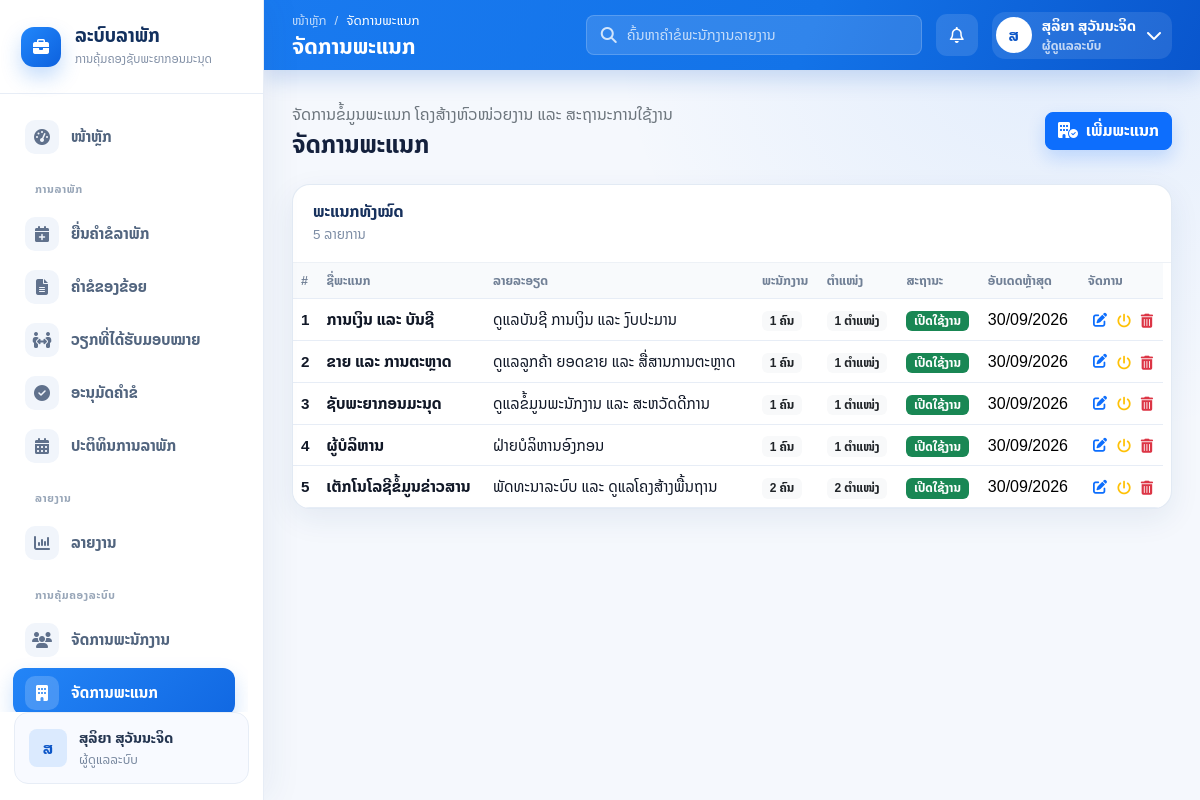
Screenshot of /departments.php (signed in) with the database file from the repository.
### tables this page shows
CREATE TABLE departments (
  id BIGINT UNSIGNED AUTO_INCREMENT PRIMARY KEY,
  name VARCHAR(150) NOT NULL,
  description TEXT NULL,
  status ENUM('active', 'inactive') NOT NULL DEFAULT 'active',
  created_at TIMESTAMP NOT NULL DEFAULT CURRENT_TIMESTAMP,
  updated_at TIMESTAMP NOT NULL DEFAULT CURRENT_TIMESTAMP ON UPDATE CURRENT_TIMESTAMP,
  UNIQUE KEY uq_departments_name (name),
  KEY idx_departments_status (status)
);

### public/_auth.php (called while the page is built, shortened)
<?php
if (!function_exists('h')) {
    function h(?string $value): string
    {
        return htmlspecialchars((string) $value, ENT_QUOTES, 'UTF-8');
    }
}
if (!function_exists('laoDate')) {
    function laoDate(?string $date): string
    {
        return $date ? (new DateTimeImmutable($date))->format('d/m/Y') : '-';
    }
}
if (!function_exists('thaiDate')) {
    function thaiDate(?string $date): string
    {
        return laoDate($date);
    }
}

### public/departments.php (the view, shortened to what this page needs)
<?php
require __DIR__ . '/_auth.php';
$departmentsStmt = $pdo->prepare(
    'SELECT d.id, d.name, d.description, d.status, d.updated_at,
            (SELECT COUNT(*) FROM users u WHERE u.department_id = d.id) AS users_count,
            (SELECT COUNT(*) FROM positions p WHERE p.department_id = d.id) AS positions_count
     FROM departments d
     ORDER BY d.name'
);
$departmentsStmt->execute();
$departments = $departmentsStmt->fetchAll();
require __DIR__ . '/../views/layouts/header.php';
require __DIR__ . '/../views/layouts/sidebar.php';
?>
<div class="app-main-wrapper">
    <?php require __DIR__ . '/../views/layouts/topbar.php'; ?>
    <main class="app-content">
        <div class="d-flex flex-wrap justify-content-between align-items-center gap-3 mb-4">
            <div>
                <p class="text-secondary mb-1">ຈັດການຂໍ້ມູນພະແນກ ໂຄງສ້າງຫົວໜ່ວຍງານ ແລະ ສະຖານະການໃຊ້ງານ</p>
                <h2 class="h4 fw-bold mb-0">ຈັດການພະແນກ</h2>
            </div>
            <button class="btn btn-primary" type="button" data-bs-toggle="modal" data-bs-target="#departmentFormModal">
                <i class="fa-solid fa-building-circle-check me-2"></i>ເພີ່ມພະແນກ
            </button>
        </div>
        <section class="content-card employee-admin-card">
            <div class="card-toolbar">
                <div>
                    <h3 class="card-title">ພະແນກທັງໝົດ</h3>
                    <div class="card-subtitle"><?= h((string) count($departments)) ?> ລາຍການ</div>
                </div>
            </div>
            <div class="table-responsive">
                <table class="table align-middle app-data-table departments-table" data-datatable="true" data-page-size="10" data-search-placeholder="ຄົ້ນຫາຊື່ພະແນກ ຫຼື ລາຍລະອຽດ" data-empty-message="ຍັງບໍ່ມີຂໍ້ມູນພະແນກ">
                    <thead>
                        <tr>
                            <th>#</th>
                            <th>ຊື່ພະແນກ</th>
                            <th>ລາຍລະອຽດ</th>
                            <th>ພະນັກງານ</th>
                            <th>ຕຳແໜ່ງ</th>
                            <th>ສະຖານະ</th>
                            <th>ອັບເດດຫຼ້າສຸດ</th>
                            <th>ຈັດການ</th>
                        </tr>
                    </thead>
                    <tbody>
                        <?php foreach ($departments as $index => $department): ?>
                            <tr>
                                <td><span class="employee-code"><?= h((string) ($index + 1)) ?></span></td>
                                <td>
                                    <div class="employee-meta">
                                        <strong><?= h($department['name']) ?></strong>
                                    </div>
                                </td>
                                <td><span class="employee-position"><?= h((string) ($department['description'] ?: '-')) ?></span></td>
                                <td><span class="badge text-bg-light text-dark"><?= h((string) $department['users_count']) ?> ຄົນ</span></td>
                                <td><span class="badge text-bg-light text-dark"><?= h((string) $department['positions_count']) ?> ຕຳແໜ່ງ</span></td>
                                <td><span class="badge text-bg-<?= $department['status'] === 'active' ? 'success' : 'secondary' ?>"><?= $department['status'] === 'active' ? 'ເປີດໃຊ້ງານ' : 'ປິດໃຊ້ງານ' ?></span></td>
                                <td><?= h(thaiDate((string) $department['updated_at'])) ?></td>
                                <td>
                                    <div class="approval-actions employee-actions">
                                        <button
                                            class="btn btn-sm btn-link text-primary employee-icon-btn js-edit-department"
                                            type="button"
                                            data-bs-toggle="modal"
                                            data-bs-target="#departmentFormModal"
                                            title="ແກ້ໄຂຂໍ້ມູນ"
                                            aria-label="ແກ້ໄຂຂໍ້ມູນ"
                                            data-id="<?= h((string) $department['id']) ?>"
                                            data-name="<?= h($department['name']) ?>"
                                            data-description="<?= h((string) ($department['description'] ?? '')) ?>"
                                            data-status="<?= h($department['status']) ?>"
                                        >
                                            <i class="fa-solid fa-pen-to-square"></i>
                                        </button>
                                        <form method="post" class="d-inline">
                                            <button
                                                class="btn btn-sm btn-link text-warning employee-icon-btn"
                                                type="submit"
                                                title="<?= $department['status'] === 'active' ? 'ປິດໃຊ້ງານ' : 'ເປີດໃຊ້ງານ' ?>"
                                                aria-label="<?= $department['status'] === 'active' ? 'ປິດໃຊ້ງານ' : 'ເປີດໃຊ້ງານ' ?>"
                                            >
                                                <i class="fa-solid fa-power-off"></i>
                                            </button>
                                        </form>
                                        <form method="post" class="d-inline" onsubmit="return confirm('ຢືນຢັນການລຶບພະແນກນີ້?');">
                                            <button
                                                class="btn btn-sm btn-link text-danger employee-icon-btn"
                                                type="submit"
                                                title="ລຶບຂໍ້ມູນ"
                                                aria-label="ລຶບຂໍ້ມູນ"
                                            >
                                                <i class="fa-solid fa-trash-can"></i>
                                            </button>
                                        </form>
                                    </div>
                                </td>
                            </tr>
                        <?php endforeach; ?>
                    </tbody>
                </table>
            </div>
        </section>
    </main>
</div>
<?php require __DIR__ . '/../views/layouts/footer.php'; ?>

### public/assets/css/style.css (style rules this page uses)
:root { --primary: #0d6efd; --primary-dark: #084298; --primary-soft: #e8f1ff; --success: #198754; --warning: #ffc107; --danger: #dc3545; --bg: #f4f7fb; --surface: #ffffff; --border: #e5eaf1; --text: #1f2937; --muted: #6b7280; --sidebar-width: 280px; --topbar-height: 76px; --shadow-sm: 0 8px 24px rgba(15, 23, 42, 0.06); --font-family-base: "Noto Sans Lao", "Phetsarath OT", sans-serif; --bs-font-sans-serif: var(--font-family-base); --bs-body-font-family: var(--font-family-base); }
* { box-sizing: border-box; }
html { font-family: var(--font-family-base); }
body { min-height: 100vh; margin: 0; color: var(--text); background: var(--bg); font-family: var(--font-family-base) !important; font-size: 16px; line-height: 1.55; letter-spacing: 0; text-rendering: optimizeLegibility; -webkit-font-smoothing: antialiased; -moz-osx-font-smoothing: grayscale; }
button, input, select, textarea, .btn, .form-control, .form-select, .dropdown-menu, .modal, .popover, .tooltip, .table, .pagination, .dataTable, .dt-container, .dt-container *, .dataTable, .dataTable *, .table, .table * { font-family: var(--font-family-base) !important; }
.fa, .fa-classic, .fa-sharp, .fas, .fa-solid { font-family: "Font Awesome 6 Free" !important; font-weight: 900; }
.btn, .form-control, .form-select, .input-group-text, .dropdown-item, .page-link { line-height: 1.45; }
.app-main-wrapper { min-height: 100vh; margin-left: var(--sidebar-width); }
.app-content { padding: 26px; }
.stat-card, .content-card { border: 1px solid var(--border); border-radius: 8px; background: var(--surface); box-shadow: var(--shadow-sm); }
.content-card { overflow: hidden; transition: transform 0.18s ease, box-shadow 0.18s ease, border-color 0.18s ease; }
.card-toolbar { min-height: 62px; display: flex; align-items: center; justify-content: space-between; gap: 12px; padding: 16px 18px; border-bottom: 1px solid var(--border); }
.card-title { margin: 0; font-size: 1rem; font-weight: 800; }
.card-subtitle { color: var(--muted); font-size: 0.84rem; }
.table { margin: 0; }
.table thead th { color: var(--muted); background: #f8fafc; border-bottom-color: var(--border); font-size: 0.78rem; font-weight: 800; text-transform: uppercase; }
.table tbody td { vertical-align: middle; border-color: var(--border); }
.app-data-table { width: 100% !important; }
.employee-admin-card .table-responsive { padding-right: 8px; }
.employee-code { display: inline-block; color: #111827; font-size: 0.95rem; font-weight: 800; letter-spacing: 0.01em; }
.employee-email, .employee-department, .employee-position { display: inline-block; color: #111827; line-height: 1.45; }
.employee-meta { min-width: 0; }
.employee-meta strong { margin-bottom: 2px; color: #111827; font-size: 0.98rem; line-height: 1.35; }
.employee-department, .employee-position { font-size: 0.94rem; }
.employee-actions { flex-wrap: nowrap; align-items: center; justify-content: flex-end; gap: 10px; white-space: nowrap; }
.employee-actions form { display: inline-flex; margin: 0; }
.employee-icon-btn { width: auto; min-width: 0; height: auto; display: inline-flex; align-items: center; justify-content: center; padding: 0.12rem; border: 0; border-radius: 0; font-size: 0.88rem; line-height: 1; box-shadow: none; text-decoration: none; transition: color 0.16s ease, transform 0.16s ease; }
.employee-actions .employee-icon-btn { flex: 0 0 auto; min-width: 0; }
.btn { border-radius: 8px; font-weight: 700; }
.btn-primary { box-shadow: 0 8px 18px rgba(13, 110, 253, 0.2); }
:root { --primary: #1677ee; --primary-dark: #0b55c7; --primary-soft: #eaf3ff; --bg: #f5f8fd; --surface: #ffffff; --border: #e7edf6; --text: #14213d; --muted: #718096; --sidebar-width: 264px; --topbar-height: 70px; --shadow-sm: 0 10px 30px rgba(31, 68, 120, 0.08); }
body { background: radial-gradient(circle at 88% 0%, rgba(29, 120, 242, 0.09), transparent 28rem), var(--bg); }
.app-content { max-width: 1750px; padding: 32px 28px 40px; }
.stat-card, .content-card { border: 1px solid rgba(223, 231, 243, 0.88); border-radius: 18px; box-shadow: var(--shadow-sm); }
.content-card { border-radius: 18px; }
.card-toolbar { min-height: 78px; padding: 17px 20px; border-bottom-color: #edf1f6; }
.card-title { color: #17315d; font-size: 1rem; }
.card-subtitle { margin-top: 2px; color: #7c8ca4; }
.approval-actions { display: flex; flex-wrap: wrap; justify-content: flex-end; gap: 6px; }

### rows the page displays
departments: name "ການເງິນ ແລະ ບັນຊີ", description "ດູແລບັນຊີ ການເງິນ ແລະ ງົບປະມານ", users_count "1", positions_count "1", status "ເປີດໃຊ້ງານ", updated_at "30/09/2026"
departments: name "ຂາຍ ແລະ ການຕະຫຼາດ", description "ດູແລລູກຄ້າ ຍອດຂາຍ ແລະ ສື່ສານການຕະຫຼາດ", users_count "1", positions_count "1", status "ເປີດໃຊ້ງານ", updated_at "30/09/2026"
departments: name "ຊັບພະຍາກອນມະນຸດ", description "ດູແລຂໍ້ມູນພະນັກງານ ແລະ ສະຫວັດດີການ", users_count "1", positions_count "1", status "ເປີດໃຊ້ງານ", updated_at "30/09/2026"
departments: name "ຜູ້ບໍລິຫານ", description "ຝ່າຍບໍລິຫານອົງກອນ", users_count "1", positions_count "1", status "ເປີດໃຊ້ງານ", updated_at "30/09/2026"
departments: name "ເຕັກໂນໂລຊີຂໍ້ມູນຂ່າວສານ", description "ພັດທະນາລະບົບ ແລະ ດູແລໂຄງສ້າງພື້ນຖານ", users_count "2", positions_count "2", status "ເປີດໃຊ້ງານ", updated_at "30/09/2026"

### other values shown
$item['label'] "ໜ້າຫຼັກ"
$item['group'] "ການລາພັກ"
$item['label'] "ຍື່ນຄຳຂໍລາພັກ"
$item['label'] "ຄຳຂໍຂອງຂ້ອຍ"
$item['label'] "ວຽກທີ່ໄດ້ຮັບມອບໝາຍ"
$item['label'] "ອະນຸມັດຄຳຂໍ"
$item['label'] "ປະຕິທິນການລາພັກ"
$item['group'] "ລາຍງານ"
$item['label'] "ລາຍງານ"
$item['group'] "ການຄຸ້ມຄອງລະບົບ"
$item['label'] "ຈັດການພະນັກງານ"
$item['label'] "ຈັດການພະແນກ"
$currentUser['name'] "ສຸລິຍາ ສຸວັນນະຈິດ"
$currentUser['role'] "ຜູ້ດູແລລະບົບ"
$pageTitle "ຈັດການພະແນກ"
